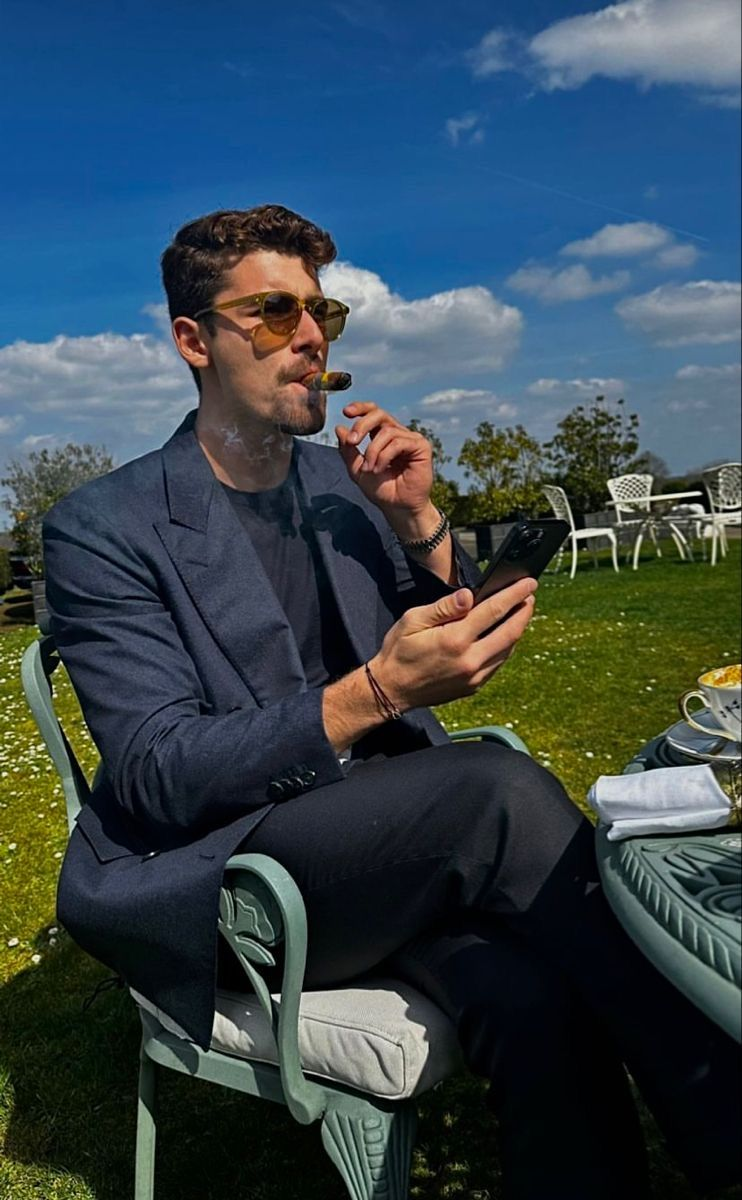
#> input picture images/iman.jpg, 742 x 1200 px, found by its file name
$ jupyter execute inclass__2024_06_26.ipynb
#> lines starting #> are read from the running program, lines starting #| are printed output that depends on the picture
[cell 1]
import cv2 as cv
import numpy as np
import matplotlib.pyplot as plt

im = cv.imread('D:\semester 5\EN3160\images\iman.jpg')
#> im is the input picture: shape (1200, 742, 3); mean B, G, R 80.1, 71.2, 54.5
assert im is not None

fig, ax = plt.subplots(nrows=1, ncols=1, figsize=(20,10))
ax.imshow(cv.cvtColor(im, cv.COLOR_BGR2RGB))
ax.axis('off')
plt.show()

[cell 2]
import cv2 as cv
from matplotlib import cm
import numpy as np
import matplotlib.pyplot as plt

im = cv.imread('D:\semester 5\EN3160\images\iman.jpg' , cv.IMREAD_GRAYSCALE)
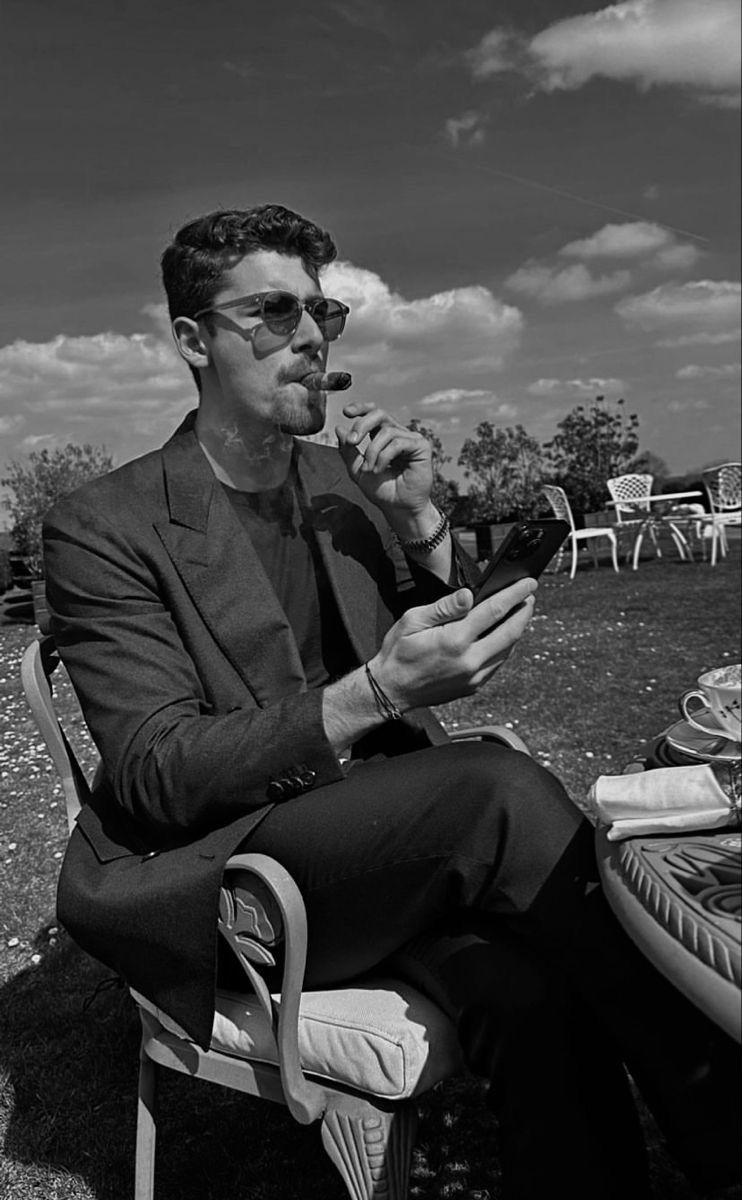
#> im: shape (1200, 742); min 0, max 255, mean 67.2
assert im is not None

im2 = im + 100
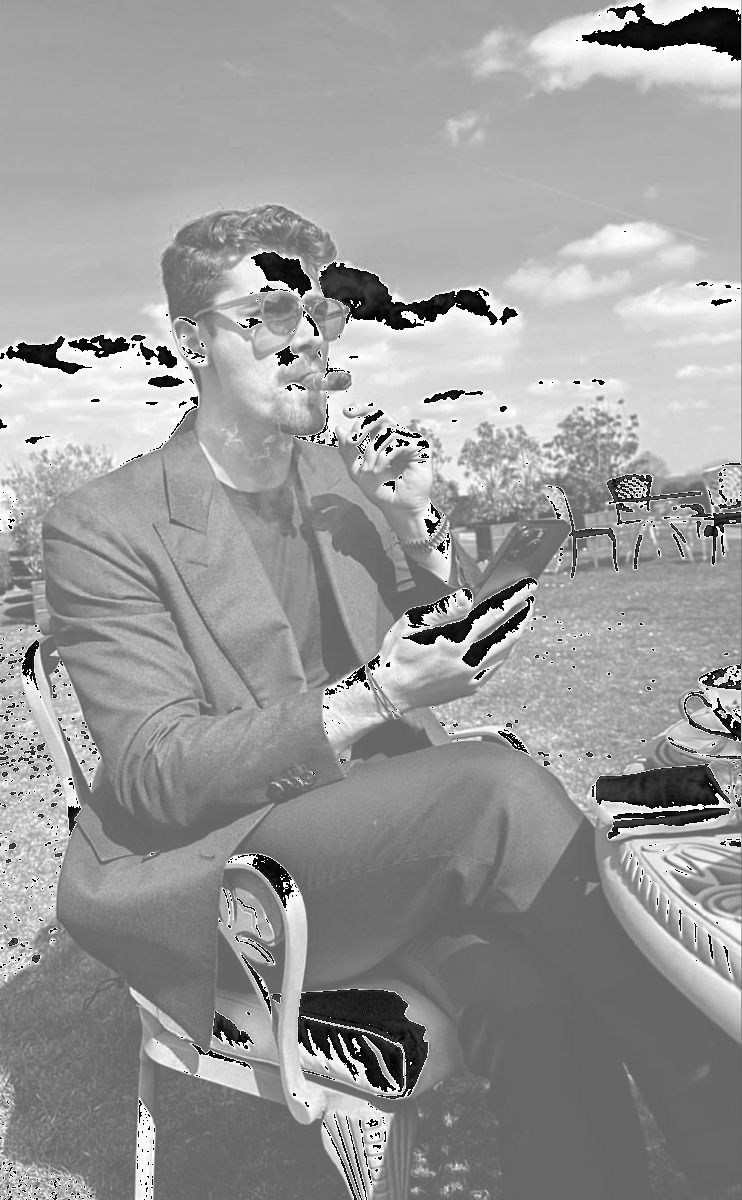
#> im2: shape (1200, 742); min 0, max 255, mean 154.3

fig, ax = plt.subplots(nrows=1, ncols=2, figsize=(20,10))
ax[0].imshow(cv.cvtColor(im, cv.COLOR_BGR2RGB), cmap=cm.gray, vmin=0, vmax=255)
ax[0].axis('off')
ax[1].imshow(cv.cvtColor(im2, cv.COLOR_BGR2RGB),cmap=cm.gray, vmin=0, vmax=255)
ax[1].axis('off')
plt.show()
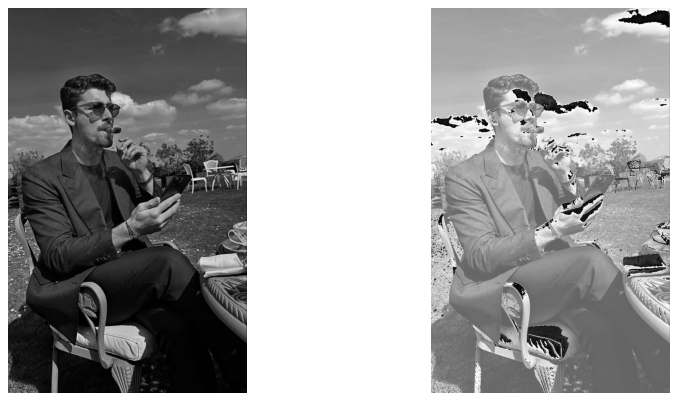
#> figure drawn by matplotlib, 2 panels

[cell 3]
import cv2 as cv
import numpy as np
import matplotlib.pyplot as plt

im = cv.imread('D:\semester 5\EN3160\images\iman.jpg')
assert im is not None

hsv_im = cv.cvtColor(im, cv.COLOR_BGR2HSV)
#> hsv_im: shape (1200, 742, 3); mean H, S, V 84.2, 142.1, 91.8
plt.imshow(hsv_im)
plt.axis('off')
plt.show()

[cell 4]
import cv2 as cv
import numpy as np
import matplotlib.pyplot as plt

im = cv.imread('D:\semester 5\EN3160\images\iman.jpg')
assert im is not None

# Resize image to 200x200 pixels
resized_image = cv.resize(im, (8000, 8000))


fig, ax = plt.subplots(nrows=1, ncols=1, figsize=(20,10))
ax.imshow(cv.cvtColor(resized_image, cv.COLOR_BGR2RGB))
ax.axis('off')
plt.show()
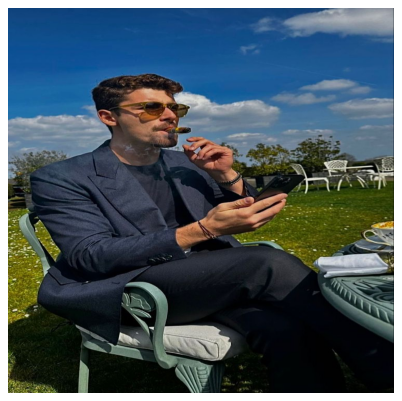
#> figure drawn by matplotlib, 1 panel

$ run again, with images/300167924_154505500531366_8605613271585825927_n.jpg copied over images/iman.jpg
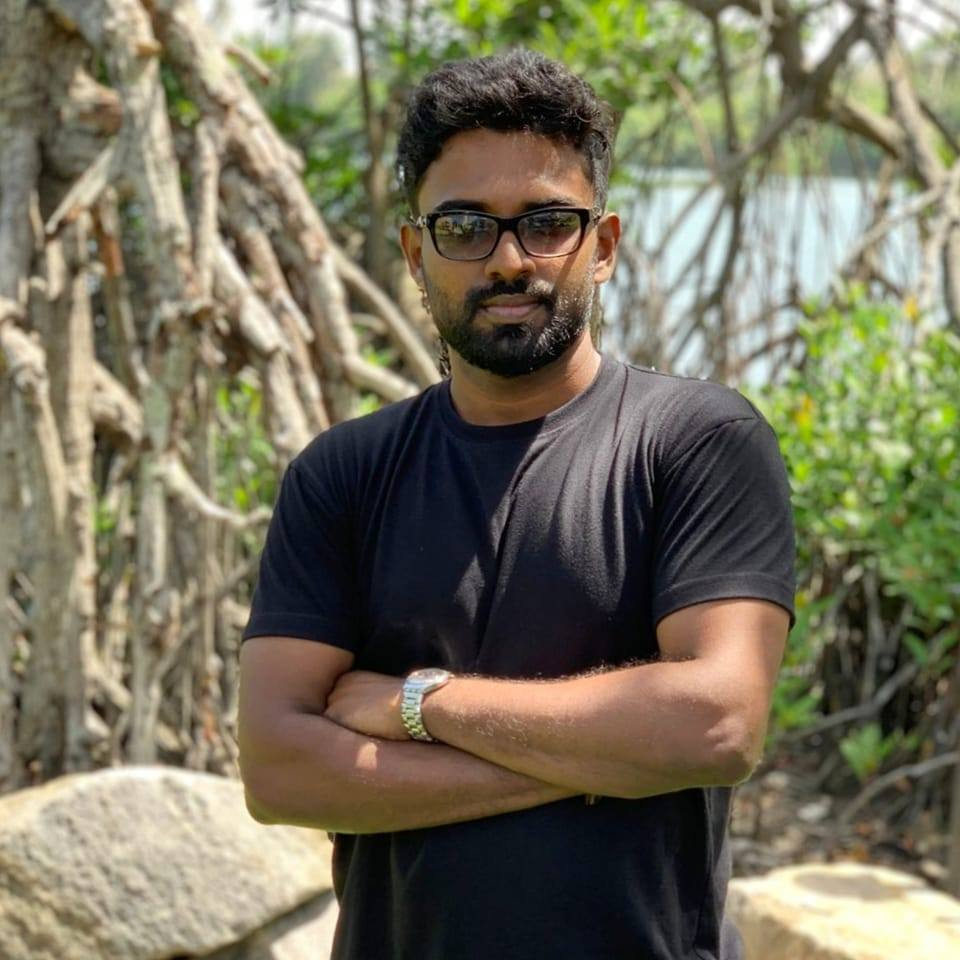
#> input picture images/300167924_154505500531366_8605613271585825927_n.jpg, 960 x 960 px, found by its file name
#> im is the input picture: shape (960, 960, 3); mean B, G, R 93.2, 114.3, 119.2
#> im: shape (960, 960)
#> `im2 = im + 100`:
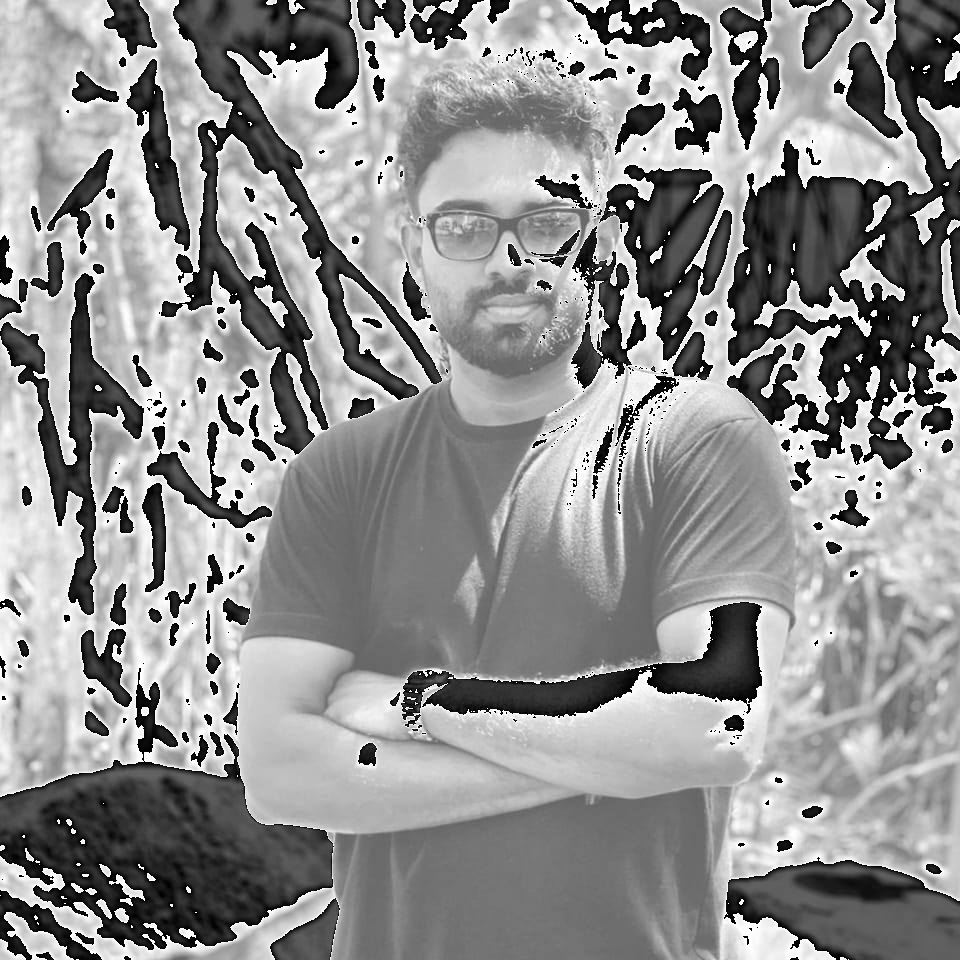
#> im2: shape (960, 960); min 0, max 255, mean 143.5
#> hsv_im: shape (960, 960, 3); mean H, S, V 45.4, 80.6, 124.3
#> `plt.show()`:
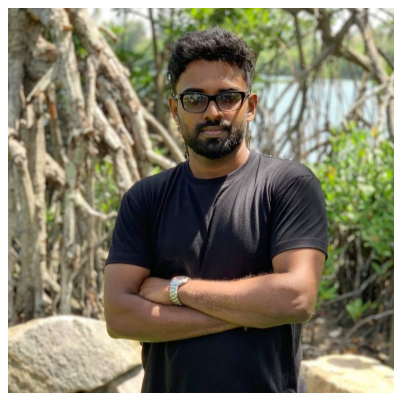
#> figure drawn by matplotlib, 1 panel
